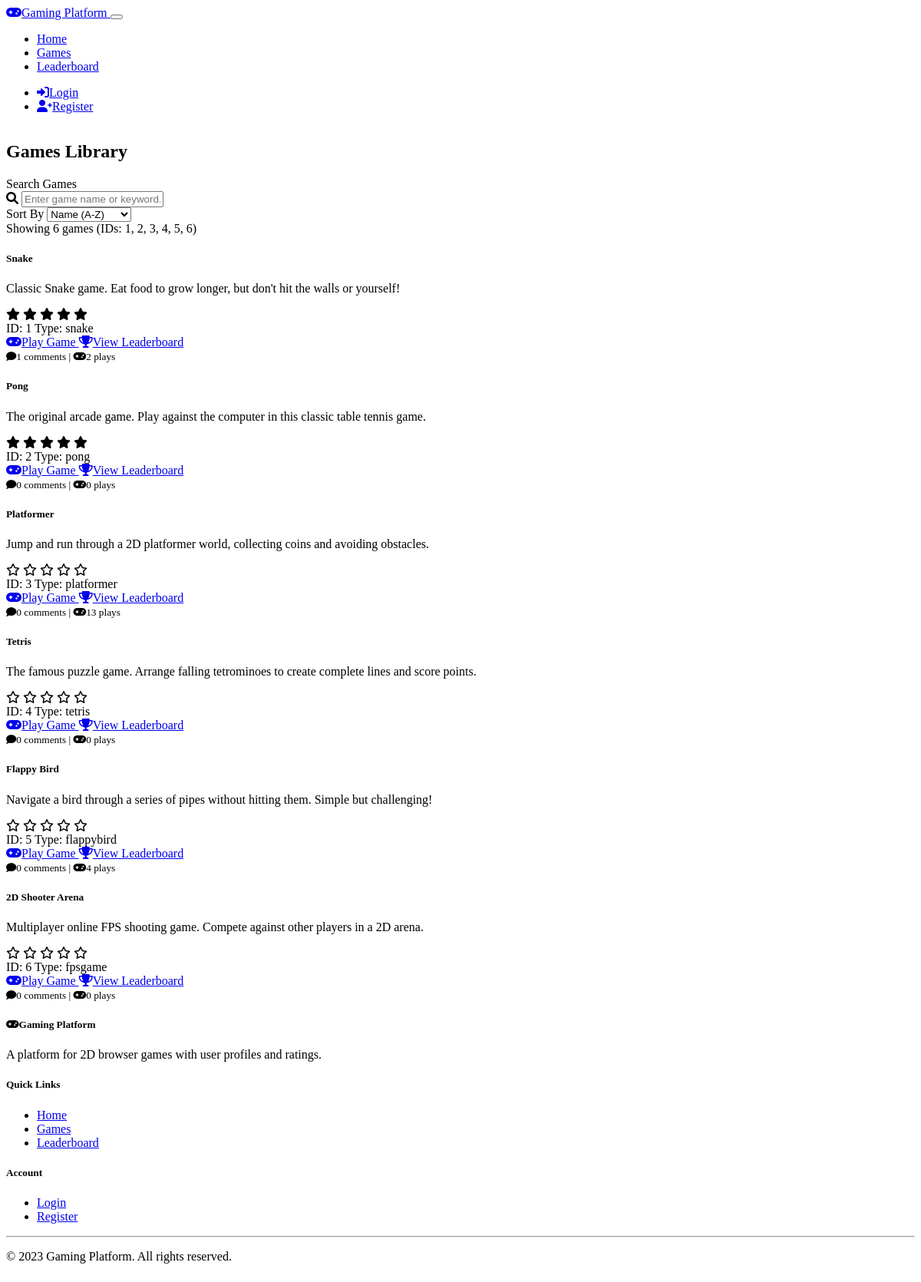
/games, run on the app's committed database.
### models.py (models this page shows, shortened)
class Game(db.Model):
    id = db.Column(db.Integer, primary_key=True)
    title = db.Column(db.String(100), nullable=False)
    description = db.Column(db.Text, nullable=False)
    instructions = db.Column(db.Text, nullable=False)
    game_type = db.Column(db.String(50), nullable=False)
    scores = db.relationship('Score', backref='game', lazy='dynamic')
    ratings = db.relationship('Rating', backref='game', lazy='dynamic')
    comments = db.relationship('Comment', backref='game', lazy='dynamic')
    def average_rating(self):
        ratings = [r.rating for r in self.ratings]
        return sum(ratings) / len(ratings) if ratings else 0

### routes.py (the view)
    @app.route('/games')
    def games_list():
        games = Game.query.all()
        logging.debug(f"Games list query returned {len(games)} games:")
        for game in games:
            logging.debug(f"  - Game ID: {game.id}, Title: {game.title}, Type: {game.game_type}")
        return render_template('games_list.html', games=games)

### templates/games_list.html (shortened to what this page needs)
{% extends 'base.html' %}
{% block content %}
<div class="container">
    <div class="row mt-4">
        <div class="col-12">
            <h2 class="mb-4">Games Library</h2>
            <div class="card mb-4">
                <div class="card-body">
                    <div class="row g-3">
                        <div class="col-md-6">
                            <label for="game-search" class="form-label">Search Games</label>
                            <div class="input-group">
                                <span class="input-group-text"><i class="fas fa-search"></i></span>
                                <input type="text" class="form-control" id="game-search" placeholder="Enter game name or keyword...">
                            </div>
                        </div>
                        <div class="col-md-6">
                            <label class="form-label">Sort By</label>
                            <select class="form-select" id="game-sort">
                                <option value="name-asc">Name (A-Z)</option>
                            </select>
                        </div>
                    </div>
                </div>
            </div>
        </div>
    </div>
    <div class="row g-4 mb-4">
        <div class="col-12 mb-2">
            <div class="alert alert-info small">
                Showing {{ games|length }} games (IDs: {% for game in games %}{{ game.id }}{% if not loop.last %}, {% endif %}{% endfor %})
            </div>
        </div>
        {% for game in games %}
            <div class="col-md-6 col-lg-4 game-card-container mb-4">
                <div class="card h-100 game-card">
                    <div class="card-header bg-primary text-white">
                        <h5 class="card-title mb-0">{{ game.title }}</h5>
                    </div>
                    <div class="card-body">
                        <p class="card-text">{{ game.description }}</p>
                        <div class="mb-3">
                            {% set avg_rating = game.average_rating()|int %}
                            <div class="rating-stars">
                                {% for i in range(5) %}
                                    {% if i < avg_rating %}
                                        <i class="fas fa-star"></i>
                                    {% else %}
                                        <i class="far fa-star"></i>
                                    {% endif %}
                                {% endfor %}
                            </div>
                        </div>
                        <div class="mb-3">
                            <span class="badge bg-secondary">ID: {{ game.id }}</span>
                            <span class="badge bg-info">Type: {{ game.game_type }}</span>
                        </div>
                        <div class="d-grid gap-2">
                            <a href="{{ url_for('game', game_id=game.id) }}" class="btn btn-primary">
                                <i class="fas fa-gamepad me-2"></i>Play Game
                            </a>
                            <a href="{{ url_for('leaderboard', game_id=game.id) }}" class="btn btn-outline-primary">
                                <i class="fas fa-trophy me-2"></i>View Leaderboard
                            </a>
                        </div>
                    </div>
                    <div class="card-footer text-muted">
                        <small>
                            <i class="fas fa-comment me-1"></i>{{ game.comments.count() }} comments
                            <span class="mx-2">|</span>
                            <i class="fas fa-gamepad me-1"></i>{{ game.scores.count() }} plays
                        </small>
                    </div>
                </div>
            </div>
        {% else %}
            <div class="col-12">
                <div class="alert alert-warning">
                    No games found. Please check database configuration.
                </div>
            </div>
        {% endfor %}
    </div>
</div>
{% endblock %}

### templates/base.html (shortened to what this page needs)
<!DOCTYPE html>
<html lang="en" data-bs-theme="dark">
<head>
    <link href="https://cdn.replit.com/agent/bootstrap-agent-dark-theme.min.css" rel="stylesheet">
    <link rel="stylesheet" href="https://cdnjs.cloudflare.com/ajax/libs/font-awesome/6.0.0/css/all.min.css">
    <link rel="stylesheet" href="{{ url_for('static', filename='css/style.css') }}">
</head>
<body>
    <nav class="navbar navbar-expand-lg navbar-dark bg-dark">
        <div class="container">
            <a class="navbar-brand" href="{{ url_for('index') }}">
                <i class="fas fa-gamepad me-2"></i>Gaming Platform
            </a>
            <button class="navbar-toggler" type="button" data-bs-toggle="collapse" data-bs-target="#navbarNav" aria-controls="navbarNav" aria-expanded="false" aria-label="Toggle navigation">
            </button>
            <div class="collapse navbar-collapse" id="navbarNav">
                <ul class="navbar-nav me-auto">
                    <li class="nav-item">
                        <a class="nav-link {% if request.path == url_for('index') %}active{% endif %}" href="{{ url_for('index') }}">Home</a>
                    </li>
                    <li class="nav-item">
                        <a class="nav-link {% if request.path == url_for('games_list') %}active{% endif %}" href="{{ url_for('games_list') }}">Games</a>
                    </li>
                    <li class="nav-item">
                        <a class="nav-link {% if request.path == url_for('leaderboard') %}active{% endif %}" href="{{ url_for('leaderboard') }}">Leaderboard</a>
                    </li>
                </ul>
                <ul class="navbar-nav">
                    {% if current_user.is_authenticated %}
                        <li class="nav-item">
                            <a class="nav-link {% if request.path == url_for('profile') %}active{% endif %}" href="{{ url_for('profile') }}">
                                <i class="fas fa-user me-1"></i>{{ current_user.username }}
                            </a>
                        </li>
                        <li class="nav-item">
                            <a class="nav-link" href="{{ url_for('logout') }}">
                                <i class="fas fa-sign-out-alt me-1"></i>Logout
                            </a>
                        </li>
                    {% else %}
                        <li class="nav-item">
                            <a class="nav-link {% if request.path == url_for('login') %}active{% endif %}" href="{{ url_for('login') }}">
                                <i class="fas fa-sign-in-alt me-1"></i>Login
                            </a>
                        </li>
                        <li class="nav-item">
                            <a class="nav-link {% if request.path == url_for('register') %}active{% endif %}" href="{{ url_for('register') }}">
                                <i class="fas fa-user-plus me-1"></i>Register
                            </a>
                        </li>
                    {% endif %}
                </ul>
            </div>
        </div>
    </nav>
    <main class="py-4">
        {% block content %}{% endblock %}
    </main>
    <footer class="bg-dark text-light py-4 mt-auto">
        <div class="container">
            <div class="row">
                <div class="col-md-6">
                    <h5><i class="fas fa-gamepad me-2"></i>Gaming Platform</h5>
                    <p>A platform for 2D browser games with user profiles and ratings.</p>
                </div>
                <div class="col-md-3">
                    <h5>Quick Links</h5>
                    <ul class="list-unstyled">
                        <li><a href="{{ url_for('index') }}" class="text-light">Home</a></li>
                        <li><a href="{{ url_for('games_list') }}" class="text-light">Games</a></li>
                        <li><a href="{{ url_for('leaderboard') }}" class="text-light">Leaderboard</a></li>
                    </ul>
                </div>
                <div class="col-md-3">
                    <h5>Account</h5>
                    <ul class="list-unstyled">
                        {% if current_user.is_authenticated %}
                            <li><a href="{{ url_for('profile') }}" class="text-light">Profile</a></li>
                            <li><a href="{{ url_for('logout') }}" class="text-light">Logout</a></li>
                        {% else %}
                            <li><a href="{{ url_for('login') }}" class="text-light">Login</a></li>
                            <li><a href="{{ url_for('register') }}" class="text-light">Register</a></li>
                        {% endif %}
                    </ul>
                </div>
            </div>
            <hr>
            <div class="row">
                <div class="col-12 text-center">
                    <p class="mb-0">&copy; 2023 Gaming Platform. All rights reserved.</p>
                </div>
            </div>
        </div>
    </footer>
</body>
</html>

### static/css/style.css (style rules this page uses)
body { min-height: 100vh; display: flex; flex-direction: column; }
main { flex: 1; }
.game-card { transition: transform 0.3s ease; height: 100%; }
.rating-stars { color: var(--bs-warning); cursor: pointer; }

### data on the page
Game: id "1", title "Snake", description "Classic Snake game. Eat food to grow longer, but don't hit the walls or yourself!", game_type "snake", comments.count "1", scores.count "2"
Game: id "2", title "Pong", description "The original arcade game. Play against the computer in this classic table tennis game.", game_type "pong", comments.count "0", scores.count "0"
Game: id "3", title "Platformer", description "Jump and run through a 2D platformer world, collecting coins and avoiding obstacles.", game_type "platformer", comments.count "0", scores.count "13"
Game: id "4", title "Tetris", description "The famous puzzle game. Arrange falling tetrominoes to create complete lines and score points.", game_type "tetris", comments.count "0", scores.count "0"
Game: id "5", title "Flappy Bird", description "Navigate a bird through a series of pipes without hitting them. Simple but challenging!", game_type "flappybird", comments.count "0", scores.count "4"
Game: id "6", title "2D Shooter Arena", description "Multiplayer online FPS shooting game. Compete against other players in a 2D arena.", game_type "fpsgame", comments.count "0", scores.count "0"

### other printed values
{{ games|length }} "6"
